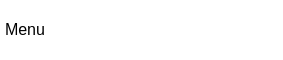
        <widget class="QWidget" name="encabezado_widget" native="true">
         <property name="sizePolicy">
          <sizepolicy hsizetype="MinimumExpanding" vsizetype="MinimumExpanding">
           <horstretch>0</horstretch>
           <verstretch>0</verstretch>
          </sizepolicy>
         </property>
         <property name="maximumSize">
          <size>
           <width>16777215</width>
           <height>60</height>
          </size>
         </property>
         <property name="styleSheet">
          <string notr="true">background-color: rgb(255, 255, 255);</string>
         </property>
         <layout class="QHBoxLayout" name="horizontalLayout_4">
          <property name="spacing">
           <number>0</number>
          </property>
          <property name="leftMargin">
           <number>0</number>
          </property>
          <property name="topMargin">
           <number>0</number>
          </property>
          <property name="rightMargin">
           <number>0</number>
          </property>
          <property name="bottomMargin">
           <number>0</number>
          </property>
          <item>
           <widget class="QWidget" name="menu_widget" native="true">
            <property name="sizePolicy">
             <sizepolicy hsizetype="MinimumExpanding" vsizetype="MinimumExpanding">
              <horstretch>0</horstretch>
              <verstretch>0</verstretch>
             </sizepolicy>
            </property>
            <property name="maximumSize">
             <size>
              <width>90</width>
              <height>16777215</height>
             </size>
            </property>
            <property name="styleSheet">
             <string notr="true"/>
            </property>
            <layout class="QHBoxLayout" name="horizontalLayout_5" stretch="0">
             <property name="spacing">
              <number>2</number>
             </property>
             <property name="leftMargin">
              <number>2</number>
             </property>
             <property name="topMargin">
              <number>2</number>
             </property>
             <property name="rightMargin">
              <number>2</number>
             </property>
             <property name="bottomMargin">
              <number>2</number>
             </property>
             <item>
              <widget class="QPushButton" name="btn_menu">
               <property name="minimumSize">
                <size>
                 <width>0</width>
                 <height>0</height>
                </size>
               </property>
               <property name="maximumSize">
                <size>
                 <width>16777215</width>
                 <height>16777215</height>
                </size>
               </property>
               <property name="font">
                <font>
                 <pointsize>12</pointsize>
                </font>
               </property>
               <property name="styleSheet">
                <string notr="true">#btn_menu {
border:2px solid #trasparent;  /*Color del borde*/
/*border-radius:20px; borde redondo*/
padding:3px; /*Expane el cuadro*/
text-align:center; /*centra el texto*/
border-top-left-radius:10px; /* borde superior del cuadro izq*/
border-top-right-radius:10px; /* borde superior del cuadro der*/
border-style: dotted;
}
#btn_menu:hover{ /* cambia de color cuando el mouse para por encima*/
background-color:#B5D9F7;
}</string>
               </property>
               <property name="text">
                <string>Menu</string>
               </property>
               <property name="icon">
                <iconset>
                 <normaloff>iconos1/align-justify.svg</normaloff>iconos1/align-justify.svg</iconset>
               </property>
               <property name="iconSize">
                <size>
                 <width>34</width>
                 <height>34</height>
                </size>
               </property>
               <property name="autoDefault">
                <bool>false</bool>
               </property>
              </widget>
             </item>
            </layout>
           </widget>
          </item>
          <item>
           <spacer name="horizontalSpacer_2">
            <property name="orientation">
             <enum>Qt::Horizontal</enum>
            </property>
            <property name="sizeType">
             <enum>QSizePolicy::Minimum</enum>
            </property>
            <property name="sizeHint" stdset="0">
             <size>
              <width>48</width>
              <height>17</height>
             </size>
            </property>
           </spacer>
          </item>
          <item>
           <widget class="QWidget" name="logos_widget" native="true">
            <property name="sizePolicy">
             <sizepolicy hsizetype="MinimumExpanding" vsizetype="MinimumExpanding">
              <horstretch>0</horstretch>
              <verstretch>0</verstretch>
             </sizepolicy>
            </property>
            <property name="maximumSize">
             <size>
              <width>16777215</width>
              <height>16777215</height>
             </size>
            </property>
            <property name="styleSheet">
             <string notr="true"/>
            </property>
            <layout class="QHBoxLayout" name="horizontalLayout_2">
             <property name="spacing">
              <number>0</number>
             </property>
             <property name="leftMargin">
              <number>2</number>
             </property>
             <property name="topMargin">
              <number>2</number>
             </property>
             <property name="rightMargin">
              <number>2</number>
             </property>
             <property name="bottomMargin">
              <number>2</number>
             </property>
             <item>
              <widget class="QLabel" name="cam_label">
               <property name="maximumSize">
                <size>
                 <width>70</width>
                 <height>16777215</height>
                </size>
               </property>
               <property name="styleSheet">
                <string notr="true">border-image: url(:/img/imagenes1/Recurso 1.png);</string>
               </property>
               <property name="text">
                <string/>
               </property>
              </widget>
             </item>
             <item>
              <widget class="QLabel" name="psi_label">
               <property name="maximumSize">
                <size>
                 <width>120</width>
                 <height>16777215</height>
                </size>
               </property>
               <property name="styleSheet">
                <string notr="true">border-image: url(:/img/imagenes1/logo psi.png);</string>
               </property>
               <property name="text">
                <string/>
               </property>
              </widget>
             </item>
             <item>
              <widget class="QLabel" name="uv_label">
               <property name="maximumSize">
                <size>
                 <width>40</width>
                 <height>50</height>
                </size>
               </property>
               <property name="styleSheet">
                <string notr="true">border-image: url(:/img/imagenes1/logo uv.png);</string>
               </property>
               <property name="text">
                <string/>
               </property>
              </widget>
             </item>
            </layout>
           </widget>
          </item>
          <item>
           <spacer name="horizontalSpacer">
            <property name="orientation">
             <enum>Qt::Horizontal</enum>
            </property>
            <property name="sizeType">
             <enum>QSizePolicy::Minimum</enum>
            </property>
            <property name="sizeHint" stdset="0">
             <size>
              <width>48</width>
              <height>17</height>
             </size>
            </property>
           </spacer>
          </item>
          <item>
           <widget class="QWidget" name="ctrl_enc_widget" native="true">
            <property name="sizePolicy">
             <sizepolicy hsizetype="MinimumExpanding" vsizetype="MinimumExpanding">
              <horstretch>0</horstretch>
              <verstretch>0</verstretch>
             </sizepolicy>
            </property>
            <property name="maximumSize">
             <size>
              <width>150</width>
              <height>16777215</height>
             </size>
            </property>
            <property name="styleSheet">
             <string notr="true"/>
            </property>
            <layout class="QHBoxLayout" name="horizontalLayout_3">
             <property name="spacing">
              <number>4</number>
             </property>
             <property name="leftMargin">
              <number>4</number>
             </property>
             <property name="topMargin">
              <number>4</number>
             </property>
             <property name="rightMargin">
              <number>4</number>
             </property>
             <property name="bottomMargin">
              <number>4</number>
             </property>
             <item>
              <widget class="QPushButton" name="btn_minimizar">
               <property name="maximumSize">
                <size>
                 <width>32</width>
                 <height>32</height>
                </size>
               </property>
               <property name="styleSheet">
                <string notr="true">#btn_minimizar {
border:2px solid #trasparent;  /*Color del borde*/
/*border-radius:20px; borde redondo*/
padding:3px; /*Expane el cuadro*/
text-align:center; /*centra el texto*/
border-top-left-radius:10px; /* borde superior del cuadro izq*/
border-top-right-radius:10px; /* borde superior del cuadro der*/
border-style: dotted;
}
#btn_minimizar:hover{ /* cambia de color cuando el mouse para por encima*/
background-color:#E6EEFF;
}</string>
               </property>
               <property name="text">
                <string/>
               </property>
               <property name="icon">
                <iconset>
                 <normaloff>iconos1/minimize-2.svg</normaloff>iconos1/minimize-2.svg</iconset>
               </property>
               <property name="iconSize">
                <size>
                 <width>26</width>
                 <height>28</height>
                </size>
               </property>
              </widget>
             </item>
             <item>
              <widget class="QPushButton" name="btn_expandir">
               <property name="maximumSize">
                <size>
                 <width>32</width>
                 <height>32</height>
                </size>
               </property>
               <property name="styleSheet">
                <string notr="true">#btn_expandir{
border:2px solid #trasparent;  /*Color del borde*/
/*border-radius:20px; borde redondo*/
padding:3px; /*Expane el cuadro*/
text-align:center; /*centra el texto*/
border-top-left-radius:10px; /* borde superior del cuadro izq*/
border-top-right-radius:10px; /* borde superior del cuadro der*/
border-style: dotted;
}
#btn_expandir:hover{ /* cambia de color cuando el mouse para por encima*/
background-color:#E6EEFF;
}</string>
               </property>
               <property name="text">
                <string/>
               </property>
               <property name="icon">
                <iconset resource="iconos.qrc">
                 <normaloff>:/icon/iconos1/maximize-2.svg</normaloff>:/icon/iconos1/maximize-2.svg</iconset>
               </property>
               <property name="iconSize">
                <size>
                 <width>26</width>
                 <height>26</height>
                </size>
               </property>
              </widget>
             </item>
             <item>
              <widget class="QPushButton" name="btn_cerrar">
               <property name="maximumSize">
                <size>
                 <width>32</width>
                 <height>32</height>
                </size>
               </property>
               <property name="styleSheet">
                <string notr="true">#btn_cerrar {
border:2px solid #trasparent;  /*Color del borde*/
/*border-radius:20px; borde redondo*/
padding:3px; /*Expane el cuadro*/
text-align:center; /*centra el texto*/
border-top-left-radius:10px; /* borde superior del cuadro izq*/
border-top-right-radius:10px; /* borde superior del cuadro der*/
border-style: dotted;
}
#btn_cerrar:hover{ /* cambia de color cuando el mouse para por encima*/
background-color:#F34F1B;
}</string>
               </property>
               <property name="text">
                <string/>
               </property>
               <property name="icon">
                <iconset>
                 <normaloff>iconos1/x.svg</normaloff>iconos1/x.svg</iconset>
               </property>
               <property name="iconSize">
                <size>
                 <width>26</width>
                 <height>26</height>
                </size>
               </property>
              </widget>
             </item>
            </layout>
           </widget>
          </item>
         </layout>
        </widget>
